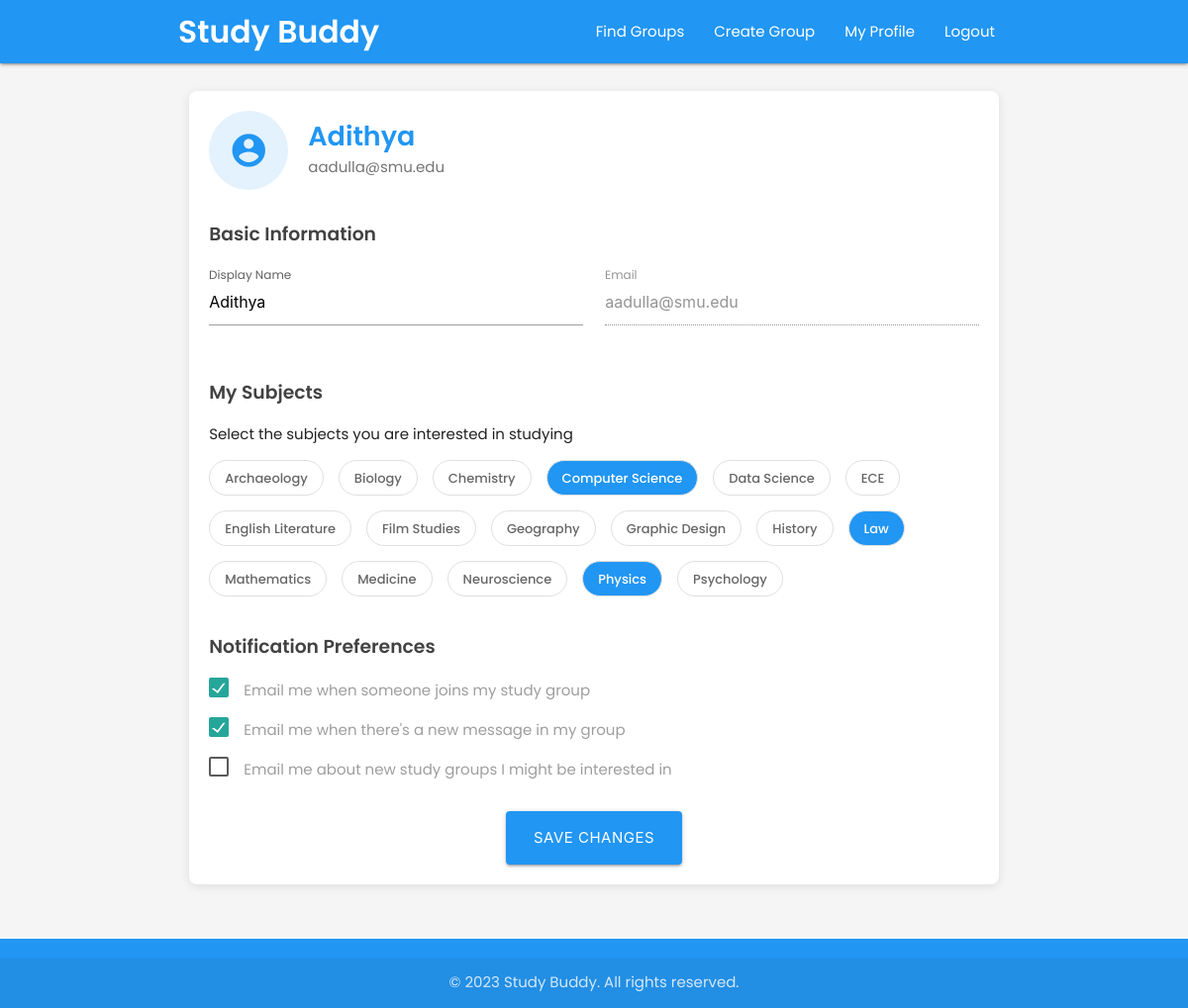
The page /profile (signed in) on the database its author committed.
### userAuth/models.py (models this page shows)
class CustomUser(AbstractUser):
    email = models.EmailField(unique=True)
    objects = CustomUserManager()
    EMAIL_FIELD = 'email'
    REQUIRED_FIELDS = ['email']

### userProfile/models.py (models this page shows, shortened)
class Subject(models.Model):
    name = models.CharField(max_length=100, unique=True)
    description = models.TextField(blank=True)
    class Meta:
        ordering = ['name']

### userProfile/views.py (the view, shortened to what this page needs)
# urls.py: path('profile', views.profile, name='profile'),
@login_required
def profile(request):
    user = request.user
    user_profile = user.profile
    subjects = Subject.objects.all().order_by('name')
    selected_subject_ids = list(user_profile.subjects.values_list('id', flat=True))
    context = {
        'user': user,
        'subjects': subjects,
        'selected_subject_ids': selected_subject_ids,
        'profile': user_profile
    }
    return render(request, 'userProfile/profile.html', context)

### userProfile/templates/userProfile/profile.html (shortened to what this page needs)
<!DOCTYPE html>
<html lang="en">
<head>
  <link rel="stylesheet" href="https://cdnjs.cloudflare.com/ajax/libs/materialize/1.0.0/css/materialize.min.css">
</head>
<body>
  <header>
    <div class="navbar-fixed">
      <nav class="blue" role="navigation" aria-label="Main navigation">
        <div class="nav-wrapper container">
          <a id="logo-container" href="index.html" class="brand-logo">Study Buddy</a>
          <ul class="right hide-on-med-and-down">
            <li><a href="{% url 'dashboard' %}">Find Groups</a></li>
            <li><a href="{% url 'create_group' %}">Create Group</a></li>
            <li><a href="{% url 'profile' %}">My Profile</a></li>
            <li><a href="{% url 'logout' %}">Logout</a></li>
          </ul>
        </div>
      </nav>
    </div>
  </header>
  <main id="main-content" class="container">
    <div class="row">
      <div class="col s12">
        <div class="profile-card card">
          <div class="profile-header">
            <div class="profile-avatar">
              <i class="material-icons">account_circle</i>
            </div>
            <div class="profile-info">
              <h1 class="page-title">{{ user.get_full_name|default:user.username }}</h1>
              <p>{{ user.email }}</p>
            </div>
          </div>
          <form method="POST" action="{% url 'profile' %}">
            <div class="form-section">
              <h2 class="section-title">Basic Information</h2>
              <div class="row">
                <div class="col s12 m6">
                  <div class="input-field">
                    <input id="display_name" name="display_name" type="text" value="{{ user.get_full_name|default:user.username }}">
                    <label for="display_name" class="{% if user.get_full_name %}active{% endif %}">Display Name</label>
                  </div>
                </div>
                <div class="col s12 m6">
                  <div class="input-field">
                    <input id="email" type="email" value="{{ user.email }}" disabled>
                    <label for="email" class="active">Email</label>
                  </div>
                </div>
              </div>
            </div>
            <div class="form-section">
              <h2 class="section-title">My Subjects</h2>
              <p class="helper-text">Select the subjects you are interested in studying</p>
              <div class="subject-chips" role="group" aria-label="Select your subjects">
                {% for subject in subjects %}
                <div class="chip {% if subject.id in selected_subject_ids %}selected{% endif %}"
                     tabindex="0" role="checkbox" aria-checked="{% if subject.id in selected_subject_ids %}true{% else %}false{% endif %}">
                  {{ subject.name }}
                </div>
                {% endfor %}
              </div>
            </div>
            <div class="form-section">
              <h2 class="section-title">Notification Preferences</h2>
              <p>
                <label>
                  <span>Email me when someone joins my study group</span>
                </label>
              </p>
              <p>
                <label>
                  <span>Email me when there's a new message in my group</span>
                </label>
              </p>
              <p>
                <label>
                  <span>Email me about new study groups I might be interested in</span>
                </label>
              </p>
            </div>
            <div class="submit-section">
              <button type="submit" class="btn btn-large waves-effect waves-light">
                Save Changes
              </button>
            </div>
          </form>
        </div>
      </div>
    </div>
  </main>
  <footer class="page-footer">
    <div class="footer-copyright">
      <div class="container center-align">
        &copy; 2023 Study Buddy. All rights reserved.
      </div>
    </div>
  </footer>
</body>
</html>

### userProfile/templates/userProfile/profile.html (style rules this page uses)
body { font-family: 'Poppins', sans-serif; display: flex; min-height: 100vh; flex-direction: column; background-color: #f5f5f5; }
main { flex: 1 0 auto; padding: 20px 0; }
.btn, .btn-large { background-color: #2196F3; border-radius: 4px; }
nav .brand-logo { font-weight: 600; }
.page-title { font-weight: 600; margin-bottom: 0.5rem; color: #2196F3; }
.profile-card { border-radius: 8px; padding: 20px; box-shadow: 0 2px 10px rgba(0,0,0,0.1); }
.profile-header { display: flex; align-items: center; margin-bottom: 30px; }
.profile-avatar { width: 80px; height: 80px; border-radius: 50%; background-color: #e3f2fd; display: flex; align-items: center; justify-content: center; margin-right: 20px; }
.profile-avatar i { font-size: 40px; color: #2196F3; }
.profile-info h1 { font-size: 1.8rem; margin: 0 0 5px 0; }
.profile-info p { color: #757575; margin: 0; }
.section-title { font-weight: 600; margin-bottom: 20px; color: #424242; font-size: 1.25rem; }
.subject-chips { display: flex; flex-wrap: wrap; gap: 10px; margin-bottom: 30px; }
.chip { background-color: white; border: 1px solid #e0e0e0; font-weight: 500; height: 36px; line-height: 36px; padding: 0 15px; border-radius: 18px; cursor: pointer; transition: all 0.3s ease; }
.chip.selected { background-color: #2196F3; color: white; }
.input-field label { color: #616161; }
.form-section { margin-bottom: 30px; }
.submit-section { margin-top: 30px; text-align: center; }
.page-footer { background-color: #2196F3; }

### rows shown on the page
CustomUser: get_full_name "Adithya", email "aadulla@smu.edu", display_name "Adithya"
Subject: name "Archaeology"
Subject: name "Biology"
Subject: name "Chemistry"
Subject: name "Computer Science"
Subject: name "Data Science"
Subject: name "ECE"
Subject: name "English Literature"
Subject: name "Film Studies"
Subject: name "Geography"
Subject: name "Graphic Design"
Subject: name "History"
Subject: name "Law"
Subject: name "Mathematics"
Subject: name "Medicine"
Subject: name "Neuroscience"
Subject: name "Physics"
Subject: name "Psychology"
